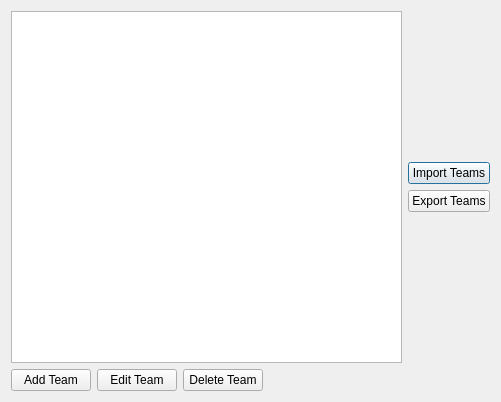
<?xml version="1.0" encoding="UTF-8"?>
<ui version="4.0">
 <class>edit_league_dialog</class>
 <widget class="QDialog" name="edit_league_dialog">
  <property name="geometry">
   <rect>
    <x>0</x>
    <y>0</y>
    <width>501</width>
    <height>402</height>
   </rect>
  </property>
  <property name="windowTitle">
   <string>Edit League</string>
  </property>
  <layout class="QGridLayout" name="gridLayout">
   <item row="0" column="0">
    <widget class="QListWidget" name="teams_list_widget">
     <property name="contextMenuPolicy">
      <enum>Qt::ActionsContextMenu</enum>
     </property>
    </widget>
   </item>
   <item row="0" column="1">
    <layout class="QVBoxLayout" name="verticalLayout_2">
     <item>
      <spacer name="verticalSpacer">
       <property name="orientation">
        <enum>Qt::Vertical</enum>
       </property>
       <property name="sizeHint" stdset="0">
        <size>
         <width>20</width>
         <height>40</height>
        </size>
       </property>
      </spacer>
     </item>
     <item>
      <layout class="QVBoxLayout" name="verticalLayout">
       <item>
        <widget class="QPushButton" name="import_csv_button">
         <property name="text">
          <string>Import Teams</string>
         </property>
        </widget>
       </item>
       <item>
        <widget class="QPushButton" name="export_csv_button">
         <property name="text">
          <string>Export Teams</string>
         </property>
        </widget>
       </item>
      </layout>
     </item>
     <item>
      <spacer name="verticalSpacer_2">
       <property name="orientation">
        <enum>Qt::Vertical</enum>
       </property>
       <property name="sizeHint" stdset="0">
        <size>
         <width>20</width>
         <height>40</height>
        </size>
       </property>
      </spacer>
     </item>
    </layout>
   </item>
   <item row="1" column="0">
    <layout class="QHBoxLayout" name="horizontalLayout">
     <item>
      <widget class="QPushButton" name="add_team_button">
       <property name="text">
        <string>Add Team</string>
       </property>
      </widget>
     </item>
     <item>
      <widget class="QPushButton" name="edit_team_button">
       <property name="text">
        <string>Edit Team</string>
       </property>
      </widget>
     </item>
     <item>
      <widget class="QPushButton" name="delete_team_button">
       <property name="text">
        <string>Delete Team</string>
       </property>
      </widget>
     </item>
     <item>
      <spacer name="horizontalSpacer">
       <property name="orientation">
        <enum>Qt::Horizontal</enum>
       </property>
       <property name="sizeHint" stdset="0">
        <size>
         <width>40</width>
         <height>20</height>
        </size>
       </property>
      </spacer>
     </item>
    </layout>
   </item>
  </layout>
 </widget>
 <resources/>
 <connections/>
</ui>
